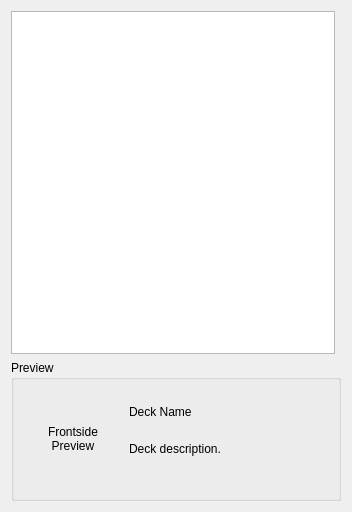
<?xml version="1.0" encoding="UTF-8"?>
<ui version="4.0">
 <class>KGameCardSelectorBase</class>
 <widget class="QWidget" name="KGameCardSelectorBase">
  <property name="geometry">
   <rect>
    <x>0</x>
    <y>0</y>
    <width>344</width>
    <height>512</height>
   </rect>
  </property>
  <property name="sizePolicy">
   <sizepolicy hsizetype="Preferred" vsizetype="Preferred">
    <horstretch>0</horstretch>
    <verstretch>0</verstretch>
   </sizepolicy>
  </property>
  <layout class="QGridLayout" name="gridLayout_2">
   <item row="1" column="0" colspan="2">
    <widget class="QGroupBox" name="previerGroupBox">
     <property name="title">
      <string>Preview</string>
     </property>
     <layout class="QGridLayout" name="gridLayout">
      <item row="1" column="1">
       <widget class="QLabel" name="cardDescription">
        <property name="sizePolicy">
         <sizepolicy hsizetype="Preferred" vsizetype="Preferred">
          <horstretch>0</horstretch>
          <verstretch>0</verstretch>
         </sizepolicy>
        </property>
        <property name="minimumSize">
         <size>
          <width>200</width>
          <height>0</height>
         </size>
        </property>
        <property name="text">
         <string>Deck description.</string>
        </property>
        <property name="alignment">
         <set>Qt::AlignLeading|Qt::AlignLeft|Qt::AlignTop</set>
        </property>
        <property name="wordWrap">
         <bool>true</bool>
        </property>
       </widget>
      </item>
      <item row="0" column="1">
       <widget class="QLabel" name="cardName">
        <property name="text">
         <string>Deck Name</string>
        </property>
        <property name="textFormat">
         <enum>Qt::RichText</enum>
        </property>
        <property name="alignment">
         <set>Qt::AlignLeading|Qt::AlignLeft|Qt::AlignVCenter</set>
        </property>
       </widget>
      </item>
      <item row="0" column="0" rowspan="2">
       <widget class="QLabel" name="previewImage">
        <property name="sizePolicy">
         <sizepolicy hsizetype="Preferred" vsizetype="Preferred">
          <horstretch>1</horstretch>
          <verstretch>0</verstretch>
         </sizepolicy>
        </property>
        <property name="minimumSize">
         <size>
          <width>100</width>
          <height>100</height>
         </size>
        </property>
        <property name="frameShape">
         <enum>QFrame::NoFrame</enum>
        </property>
        <property name="text">
         <string>Frontside
Preview</string>
        </property>
        <property name="scaledContents">
         <bool>false</bool>
        </property>
        <property name="alignment">
         <set>Qt::AlignCenter</set>
        </property>
       </widget>
      </item>
     </layout>
    </widget>
   </item>
   <item row="0" column="0">
    <widget class="QListWidget" name="list">
     <property name="showDropIndicator" stdset="0">
      <bool>false</bool>
     </property>
     <property name="alternatingRowColors">
      <bool>true</bool>
     </property>
     <property name="verticalScrollMode">
      <enum>QAbstractItemView::ScrollPerPixel</enum>
     </property>
     <property name="resizeMode">
      <enum>QListView::Adjust</enum>
     </property>
     <property name="spacing">
      <number>3</number>
     </property>
    </widget>
   </item>
  </layout>
 </widget>
 <resources/>
 <connections/>
</ui>
